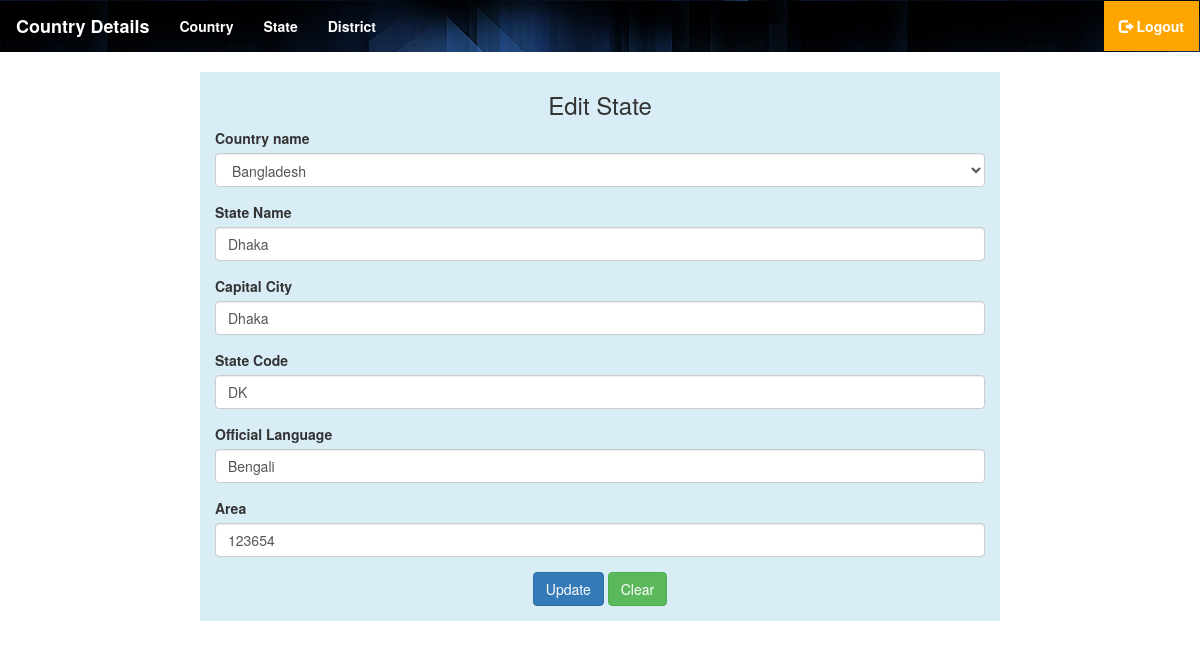
The page /editState.php?state_id=1 (signed in) on the database its author committed.
### tables this page shows
CREATE TABLE `state` (
  `state_id` int(11) NOT NULL,
  `state_name` varchar(255) NOT NULL,
  `capital_city` varchar(255) NOT NULL,
  `state_code` varchar(100) NOT NULL,
  `official_language` varchar(100) NOT NULL,
  `area` int(11) NOT NULL
);

### editState.php (the view, shortened to what this page needs)
<?php
	include("header.php");
	include("session.php");
?>
<div class="row">
<div class="col-sm-2"></div>
<div class="col-sm-8 bg-info">
	<form action="updateState.php" method="post" id="updateState">
		<h3 class="text-center">Edit State</h3>
		<?php
			$sid=$_GET['state_id'];
			$sql="select * from country_state where state_id='$sid'";
			$res=mysqli_query($conn,$sql);
			$row=mysqli_fetch_assoc($res);
			$sql1="select * from state where state_id='".$sid."'";
			$res1=mysqli_query($conn,$sql1);
			$row1=mysqli_fetch_assoc($res1);
		?>
			<div class="form-group">
				<label>Country name</label>
				<select name="cname" class="form-control" id="country" required>
				  <?php
					$selected = "";
					$sql2="SELECT * FROM country";
					$res2=mysqli_query($conn,$sql2);
					while($countrynames=mysqli_fetch_assoc($res2))
					{
					  if($countrynames['country_id'] == $row['country_id']){
					  $selected = "selected";
					}
					?>
					<option value="<?php echo ($countrynames['country_id'])?>" <?php echo $selected ?>>
					<?php echo($countrynames['country_name']) ?>
					</option>
					<?php
					   $selected = "";
					 }
				  ?>
				</select>
			</div>
			<div class="form-group">
				<label>State Name</label>
				<input type="text" name="statename" id="sname" class="form-control" value="<?php echo $row1['state_name']; ?>">
			</div>
					<div class="form-group">
						<label>Capital City</label>
						<input type="text" name="capital" id="capital" class="form-control" value="<?php echo $row1['capital_city'];?>">
					</div>
					<div class="form-group">
						<label>State Code</label>
						<input type="text" name="code" id="code" class="form-control" value="<?php echo $row1['state_code'];?>">
					</div>
					<div class="form-group">
						<label>Official Language</label>
						<input type="text" name="lang" id="lang" class="form-control" value="<?php echo $row1['official_language']; ?>">
					</div>
					<div class="form-group">
						<label>Area</label>
						<input type="number" name="area" id="area" class="form-control" value="<?php echo $row1['area'] ?>">
					</div>
		<div class="form-group text-center">
			<button type="submit" class="btn btn-primary">Update</button>
			<button type="reset" class="btn btn-success">Clear</button>
		</div>
	</form>
</div>
<div class="col-sm-2"></div>
</div>
<?php
include ("footer.php");
?>

### rows shown on the page
state: statename "Dhaka", capital "Dhaka", code "DK", lang "Bengali", area "123654"

### other values the page prints
form field cname "Bangladesh"
